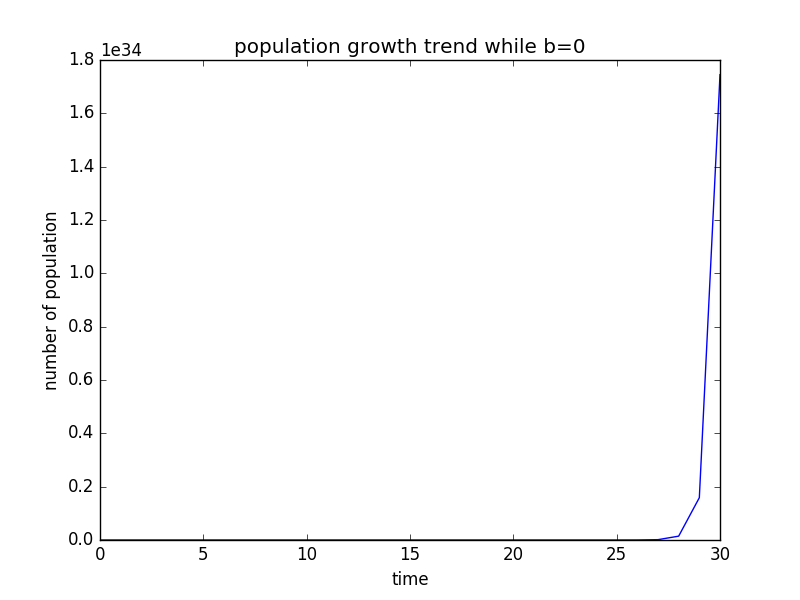

The Python source for this figure:
 import matplotlib.pyplot as plt
 N=[]
 t=[]
 dt=1
 a=10
 N.append(1000)
 t.append(0)
 time=30
 for i in range(int(time/dt)):
     temp=N[i]+a*N[i]*dt
     N.append(temp)
     t.append(dt*(i+1))
     print t[-1],N[-1]

 plt.plot(t,N)
 plt.title('population growth trend while b=0') 
 plt.xlabel('time')
 plt.ylabel('number of population')
 plt.show()
